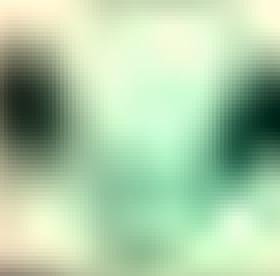
#> input picture POMOCNICZE/dataset_kalibracja/green/Zrzut ekranu 2026-05-28 183456.png, 70 x 69 px (shown 4 times larger); its folder holds only this picture in this run
$ python HSV_calibration.py
#> lines starting #> are read from the running program, lines starting #| are printed output that depends on the picture; after the words box and inside, x2 and y2 are one past the last pixel; in counts of white or black regions, pixels touching at a corner belong together
import cv2
import numpy as np
import os
import glob
import matplotlib.pyplot as plt

def create_ring_mask(gray_img, inner_radius=3, outer_radius=15):
    """
    Znajduje najjaśniejszy punkt (rdzeń lampy) i tworzy maskę w kształcie pierścienia
    wokół niego, aby przechwycić flarę koloru, omijając prześwietlony biały środek.
    """
    # Znalezienie najjaśniejszego punktu na obrazie (zakładamy, że to środek lampy)
    _, _, _, max_loc = cv2.minMaxLoc(gray_img)
    center_x, center_y = max_loc

    mask = np.zeros_like(gray_img)
    # Rysujemy zewnętrzne koło (wypełnione na biało)
    cv2.circle(mask, (center_x, center_y), outer_radius, 255, -1)
    # Wygumkowujemy wewnętrzne koło (na czarno), tworząc pierścień
    cv2.circle(mask, (center_x, center_y), inner_radius, 0, -1)

    return mask

def main():
    base_dir = "dataset_kalibracja"
    colors = ["green", "yellow", "red", "white"]

    # Słowniki na zebrane wartości pikseli z wszystkich zdjęć dla danej klasy
    collected_data = {
        "green": [],
        "yellow": [],
        "red": [],
        "white": [] # Tutaj będziemy zbierać Nasycenie (S), a nie Odcień (H)
    }

    if not os.path.exists(base_dir):
        print(f"Błąd: Nie znaleziono folderu '{base_dir}'.")
        return

    print("Rozpoczynam analize flary lamp...")

    for color in colors:
        folder_path = os.path.join(base_dir, color)
        if not os.path.exists(folder_path):
            print(f"Brak folderu dla koloru: {color}, pomijam.")
            continue

        images = glob.glob(os.path.join(folder_path, "*.*"))
        if not images:
            continue

        print(f"Przetwarzanie klasy '{color}' ({len(images)} zdjec)...")

        for img_path in images:
            img = cv2.imread(img_path)
#> img is the input picture: shape (69, 70, 3); mean B, G, R 168, 203.7, 173.2
            if img is None: continue

            gray = cv2.cvtColor(img, cv2.COLOR_BGR2GRAY)
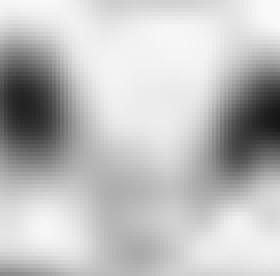
#> gray: shape (69, 70) (shown 4 times larger); min 23, max 249, mean 190.5
            hsv = cv2.cvtColor(img, cv2.COLOR_BGR2HSV)
#> hsv: shape (69, 70, 3); mean H, S, V 53.6, 57.9, 204.3

            # Tworzymy maskę pierścieniową (pomijamy środek 3px, bierzemy do 15px)
            ring_mask = create_ring_mask(gray, inner_radius=3, outer_radius=15)
#> in create_ring_mask, `_, _, _, max_loc = cv2.minMaxLoc(gray_img)`: max_loc = (66, 0)
#> in create_ring_mask, `center_x, center_y = max_loc`: center_x = 66; center_y = 0
#> in create_ring_mask, `cv2.circle(mask, (center_x, center_y), outer_radius, 255, -1)`:
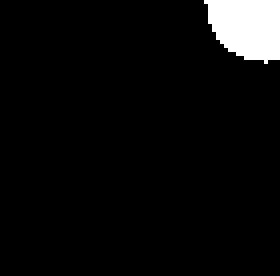
#> mask: shape (69, 70) (shown 4 times larger); 4.9% white; 1 white region, box (x1, y1, x2, y2) and area: (51, 0, 70, 16) 238
#> in create_ring_mask, `cv2.circle(mask, (center_x, center_y), inner_radius, 0, -1)`:
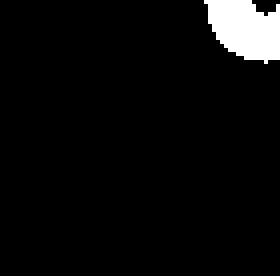
#> mask: shape (69, 70) (shown 4 times larger); 4.6% white; 1 white region, box (x1, y1, x2, y2) and area: (51, 0, 70, 16) 220

            # Wyciągamy wartości pikseli, które pokrywają się z maską
            if color == "white":
                # Dla bieli interesuje nas kanał S (indeks 1)
                pixels = hsv[:, :, 1][ring_mask == 255]
            else:
                # Dla kolorowych interesuje nas kanał H (indeks 0)
                pixels = hsv[:, :, 0][ring_mask == 255]
#> pixels = 220 values, max 57 at index 210, min 27 at index 24, mean 44.04
#> pass 3 of the loop in main, `for color in colors:`:
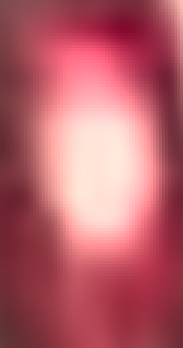
#> input picture POMOCNICZE/dataset_kalibracja/red/Zrzut ekranu 2026-05-28 183054.png, 61 x 116 px (shown 3 times larger)
#> in main, img is the input picture: shape (116, 61, 3); mean B, G, R 106.4, 95.9, 183.9
#> in main, `gray = cv2.cvtColor(img, cv2.COLOR_BGR2GRAY)`:
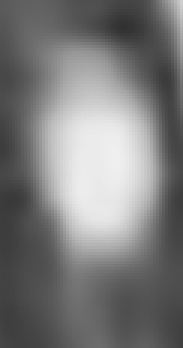
#> gray: shape (116, 61) (shown 3 times larger); min 49, max 239, mean 123.4
#> hsv: shape (116, 61, 3); mean H, S, V 144.7, 132.5, 183.9
#> max_loc = (37, 50)
#> center_x = 37; center_y = 50
#> in create_ring_mask (call 2), `cv2.circle(mask, (center_x, center_y), inner_radius, 0, -1)`:
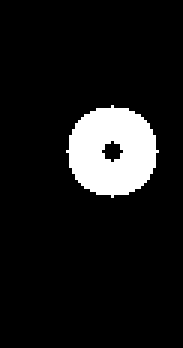
#> mask: shape (116, 61) (shown 3 times larger); 9.6% white; 1 white region, box (x1, y1, x2, y2) and area: (22, 35, 53, 66) 680
#> pixels = 680 values, max 179 at index 1, min 0 at index 12, mean 36.56
#> the loop made 4 passes; the first 3 are shown

            collected_data[color].extend(pixels)

    # --- ANALIZA STATYSTYCZNA I RYSOWANIE WYKRESÓW ---
    plt.figure(figsize=(15, 10))

    plot_idx = 1
    for color in colors:
        data = np.array(collected_data[color])
        if len(data) == 0:
            continue

        plt.subplot(2, 2, plot_idx)

        if color == "red":
            # Korekta zawijania skali dla czerwonego (wartości > 160 traktujemy jako ujemne)
            data_shifted = np.where(data > 90, data - 180, data)
            percentile_5 = np.percentile(data_shifted, 5)
            percentile_95 = np.percentile(data_shifted, 95)

            # Przywrócenie do formatu OpenCV (modulo 180)
            p5_real = int(percentile_5) % 180
            p95_real = int(percentile_95) % 180

            plt.hist(data_shifted, bins=40, color='red', alpha=0.7)
            plt.title(f"Czerwony (Kanal H) - Skompensowany\nZakres 90%: {p5_real} lub {p95_real}")
            plt.xlabel("Przesunięty Hue (-20 do 20)")

        elif color == "white":
            # Analiza Nasycenia (S) dla bieli
            percentile_95 = int(np.percentile(data, 95)) # Interesuje nas górny limit nasycenia

            plt.hist(data, bins=40, color='gray', alpha=0.7)
            plt.title(f"Bialy (Kanal S - Nasycenie)\nZalecany prog S < {percentile_95}")
            plt.xlabel("Nasycenie (0-255)")

        else:
            # Standardowa analiza dla zielonego i żółtego
            percentile_5 = int(np.percentile(data, 5))
            percentile_95 = int(np.percentile(data, 95))
            plot_color = 'green' if color == "green" else 'yellow'

            plt.hist(data, bins=40, color=plot_color, alpha=0.7)
            plt.title(f"{color.capitalize()} (Kanal H)\nZalecany przedzial: {percentile_5} - {percentile_95}")
            plt.xlabel("Hue (0-179)")

        plt.ylabel("Liczba pikseli")
        plot_idx += 1

    plt.tight_layout()
    plt.savefig("histograms_calibration.png")
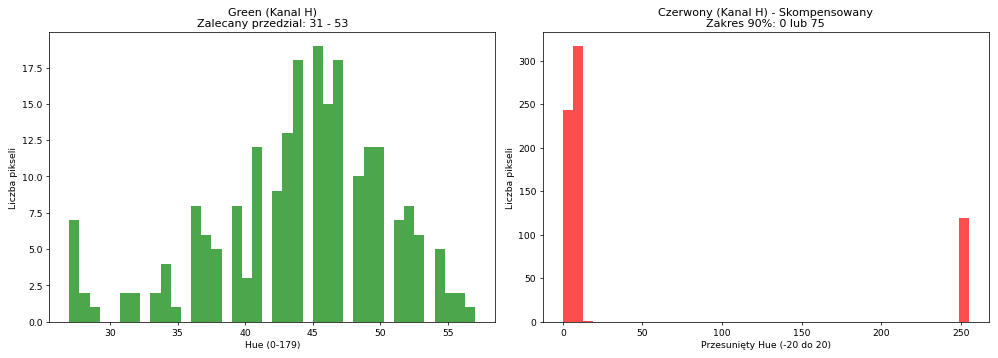
#> figure drawn by matplotlib, 2 panels; panel 1: tallest bar 19 high, from x = 45 to 45.75; panel 2: tallest bar 317 high, from x = 6.38 to 12.75
    print("\nAnaliza zakonczona. Wygenerowano wykresy w pliku 'histograms_calibration.png'.")
    plt.show()

if __name__ == "__main__":
    main()
